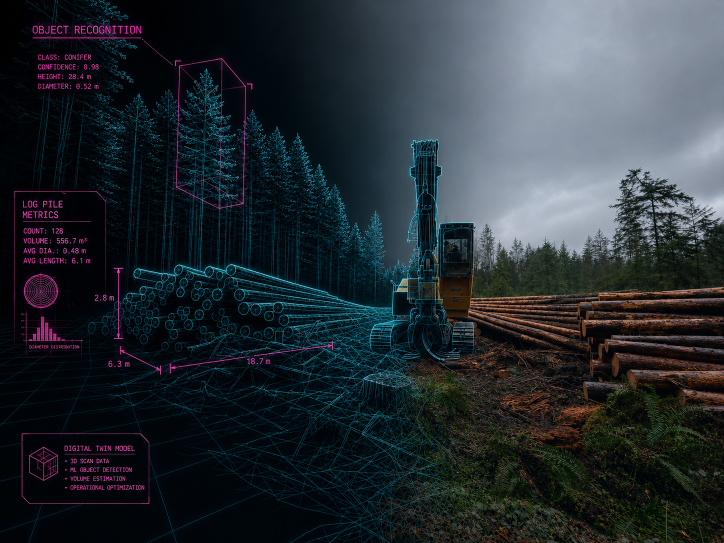
#> input picture src/assets/images/hero-digital-forest-original.png, 1448 x 1086 px (shown at 1/2 size)
$ python prepare_assets.py
#> lines starting #> are read from the running program, lines starting #| are printed output that depends on the picture
#!/usr/bin/env python3
from __future__ import annotations

from pathlib import Path

from PIL import Image, ImageOps

ROOT = Path(__file__).resolve().parents[1]
IMAGE_DIR = ROOT / "src" / "assets" / "images"
HERO_SOURCE = IMAGE_DIR / "hero-digital-forest-original.png"
PEOPLE_DIR = ROOT / "src" / "assets" / "people"
PEOPLE_ORIGINALS = PEOPLE_DIR / "originals"

HERO_VARIANTS = [
    ("hero-digital-forest-960.jpeg", 960, "JPEG", {"quality": 82, "progressive": True, "optimize": True}),
    ("hero-digital-forest-1600.jpeg", 1600, "JPEG", {"quality": 84, "progressive": True, "optimize": True}),
    ("hero-digital-forest-960.webp", 960, "WEBP", {"quality": 78, "method": 6}),
    ("hero-digital-forest-1600.webp", 1600, "WEBP", {"quality": 80, "method": 6}),
]

PEOPLE_SOURCES = [
    "bridget-guo",
    "dawson-isbister",
    "elaheh-ghasemi",
    "gregory-paradis",
    "jamie-iversen",
    "jinming-jimmy-ke",
    "kailey",
    "kathleen-coupland",
    "rosalia-jaffray",
    "salar-ghotb",
    "tyler-goncalves",
    "valentine-lafond",
    "yancun-walter-yan",
    "yunhao-davis-xu",
]

PEOPLE_CROP_BOXES = {
    "kailey": (0, 0, 3024, 3024),
    "salar-ghotb": (520, 1420, 2520, 3420),
}


def resize_width(image: Image.Image, width: int) -> Image.Image:
    if image.width <= width:
        return image.copy()
    height = round(image.height * width / image.width)
    return image.resize((width, height), Image.Resampling.LANCZOS)


def square_center_crop(image: Image.Image) -> Image.Image:
    side = min(image.width, image.height)
    left = (image.width - side) // 2
    top = (image.height - side) // 2
    return image.crop((left, top, left + side, top + side))


def people_crop(image: Image.Image, slug: str) -> Image.Image:
    if slug in PEOPLE_CROP_BOXES:
        return image.crop(PEOPLE_CROP_BOXES[slug])
    return square_center_crop(image)


def people_source_path(slug: str) -> Path:
    matches = sorted(PEOPLE_ORIGINALS.glob(f"{slug}.*"))
    if not matches:
        raise SystemExit(f"Missing people source image: {PEOPLE_ORIGINALS / slug}")
    return matches[0]


def main() -> None:
    if not HERO_SOURCE.exists():
        raise SystemExit(f"Missing hero source image: {HERO_SOURCE}")

    with Image.open(HERO_SOURCE) as source:
#> source is the input picture: PIL image 1448x1086 RGB; mean R, G, B 38.5, 46.6, 52.1
        image = ImageOps.exif_transpose(source).convert("RGB")
        for filename, width, image_format, options in HERO_VARIANTS:
            target = IMAGE_DIR / filename
            resized = resize_width(image, width)
            resized.save(target, image_format, **options)
#> this loop made 4 passes
#> pass 1, in main, `resized = resize_width(image, width)`:
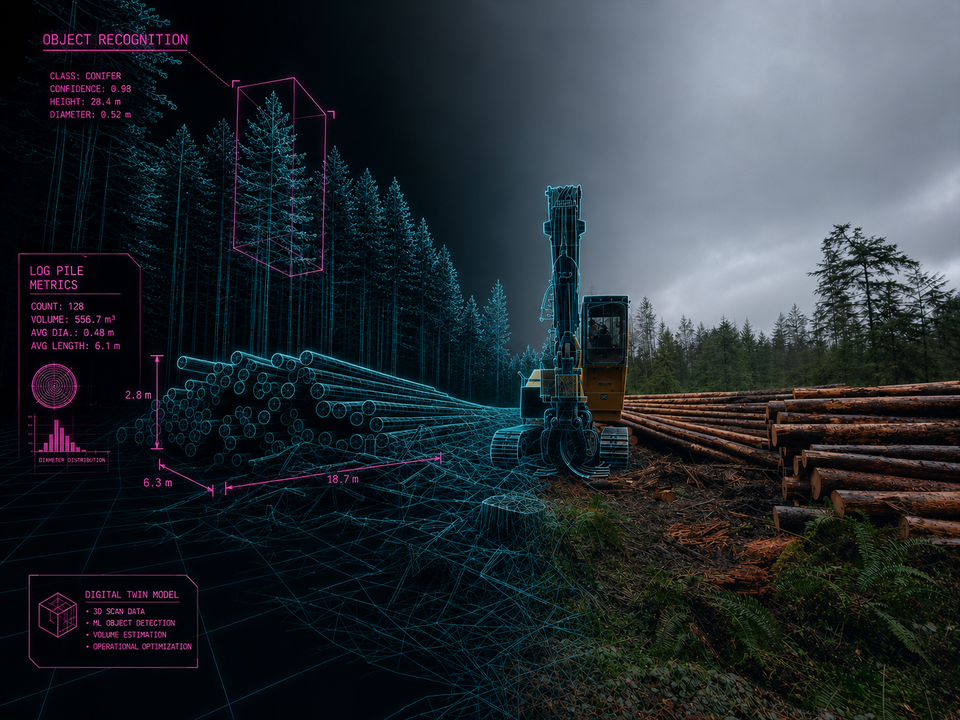
#> resized: PIL image 960x720 RGB; mean R, G, B 38.6, 46.7, 52.1

    PEOPLE_DIR.mkdir(parents=True, exist_ok=True)
    for slug in PEOPLE_SOURCES:
        with Image.open(people_source_path(slug)) as source:
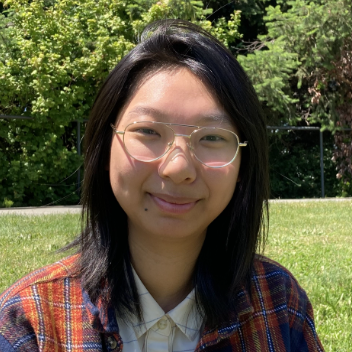
#> input picture src/assets/people/originals/bridget-guo.png, 352 x 352 px
#> source is the input picture: PIL image 352x352 RGBA; mean R, G, B, A 92.5, 87.6, 61.2, 255
            image = ImageOps.exif_transpose(source).convert("RGB")
            headshot = people_crop(image, slug).resize((360, 360), Image.Resampling.LANCZOS)
            headshot.save(
                PEOPLE_DIR / f"{slug}-360.jpeg",
                "JPEG",
                quality=86,
                progressive=True,
                optimize=True,
            )
            headshot.save(PEOPLE_DIR / f"{slug}-360.webp", "WEBP", quality=82, method=6)


if __name__ == "__main__":
#> (the run stopped early here; a loop or call above may not have finished)
